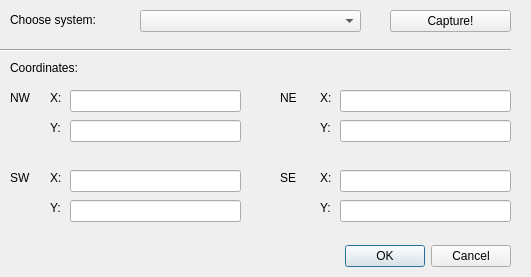
<?xml version="1.0" encoding="UTF-8"?>
<ui version="4.0">
 <class>Map_Corners_CoordinatesDialogBase</class>
 <widget class="QDialog" name="Map_Corners_CoordinatesDialogBase">
  <property name="geometry">
   <rect>
    <x>0</x>
    <y>0</y>
    <width>531</width>
    <height>277</height>
   </rect>
  </property>
  <property name="windowTitle">
   <string>Map_Corners_Coordinates</string>
  </property>
  <widget class="QDialogButtonBox" name="button_box">
   <property name="geometry">
    <rect>
     <x>170</x>
     <y>240</y>
     <width>341</width>
     <height>32</height>
    </rect>
   </property>
   <property name="orientation">
    <enum>Qt::Horizontal</enum>
   </property>
   <property name="standardButtons">
    <set>QDialogButtonBox::Cancel|QDialogButtonBox::Ok</set>
   </property>
  </widget>
  <widget class="QComboBox" name="system_box">
   <property name="geometry">
    <rect>
     <x>140</x>
     <y>10</y>
     <width>221</width>
     <height>22</height>
    </rect>
   </property>
  </widget>
  <widget class="QLabel" name="label">
   <property name="geometry">
    <rect>
     <x>10</x>
     <y>10</y>
     <width>111</width>
     <height>20</height>
    </rect>
   </property>
   <property name="text">
    <string>Choose system:</string>
   </property>
  </widget>
  <widget class="QLineEdit" name="coor_NWX">
   <property name="geometry">
    <rect>
     <x>70</x>
     <y>90</y>
     <width>171</width>
     <height>22</height>
    </rect>
   </property>
  </widget>
  <widget class="QLineEdit" name="coor_NEY">
   <property name="geometry">
    <rect>
     <x>340</x>
     <y>120</y>
     <width>171</width>
     <height>22</height>
    </rect>
   </property>
  </widget>
  <widget class="QLineEdit" name="coor_NWY">
   <property name="geometry">
    <rect>
     <x>70</x>
     <y>120</y>
     <width>171</width>
     <height>22</height>
    </rect>
   </property>
  </widget>
  <widget class="QLineEdit" name="coor_NEX">
   <property name="geometry">
    <rect>
     <x>340</x>
     <y>90</y>
     <width>171</width>
     <height>22</height>
    </rect>
   </property>
  </widget>
  <widget class="QLabel" name="label_2">
   <property name="geometry">
    <rect>
     <x>10</x>
     <y>60</y>
     <width>91</width>
     <height>16</height>
    </rect>
   </property>
   <property name="text">
    <string>Coordinates:</string>
   </property>
  </widget>
  <widget class="Line" name="line">
   <property name="geometry">
    <rect>
     <x>0</x>
     <y>40</y>
     <width>511</width>
     <height>20</height>
    </rect>
   </property>
   <property name="orientation">
    <enum>Qt::Horizontal</enum>
   </property>
  </widget>
  <widget class="QPushButton" name="pushButton">
   <property name="geometry">
    <rect>
     <x>390</x>
     <y>10</y>
     <width>121</width>
     <height>22</height>
    </rect>
   </property>
   <property name="text">
    <string>Capture!</string>
   </property>
  </widget>
  <widget class="QLabel" name="label_3">
   <property name="geometry">
    <rect>
     <x>10</x>
     <y>90</y>
     <width>51</width>
     <height>16</height>
    </rect>
   </property>
   <property name="text">
    <string>NW</string>
   </property>
  </widget>
  <widget class="QLabel" name="label_4">
   <property name="geometry">
    <rect>
     <x>50</x>
     <y>90</y>
     <width>21</width>
     <height>16</height>
    </rect>
   </property>
   <property name="text">
    <string>X:</string>
   </property>
  </widget>
  <widget class="QLabel" name="label_5">
   <property name="geometry">
    <rect>
     <x>50</x>
     <y>120</y>
     <width>16</width>
     <height>16</height>
    </rect>
   </property>
   <property name="text">
    <string>Y:</string>
   </property>
  </widget>
  <widget class="QLabel" name="label_6">
   <property name="geometry">
    <rect>
     <x>280</x>
     <y>90</y>
     <width>41</width>
     <height>16</height>
    </rect>
   </property>
   <property name="text">
    <string>NE</string>
   </property>
  </widget>
  <widget class="QLabel" name="label_7">
   <property name="geometry">
    <rect>
     <x>320</x>
     <y>90</y>
     <width>21</width>
     <height>16</height>
    </rect>
   </property>
   <property name="text">
    <string>X:</string>
   </property>
  </widget>
  <widget class="QLabel" name="label_8">
   <property name="geometry">
    <rect>
     <x>320</x>
     <y>120</y>
     <width>16</width>
     <height>16</height>
    </rect>
   </property>
   <property name="text">
    <string>Y:</string>
   </property>
  </widget>
  <widget class="QLabel" name="label_9">
   <property name="geometry">
    <rect>
     <x>10</x>
     <y>170</y>
     <width>41</width>
     <height>16</height>
    </rect>
   </property>
   <property name="text">
    <string>SW</string>
   </property>
  </widget>
  <widget class="QLabel" name="label_10">
   <property name="geometry">
    <rect>
     <x>50</x>
     <y>170</y>
     <width>16</width>
     <height>16</height>
    </rect>
   </property>
   <property name="text">
    <string>X:</string>
   </property>
  </widget>
  <widget class="QLabel" name="label_11">
   <property name="geometry">
    <rect>
     <x>50</x>
     <y>200</y>
     <width>16</width>
     <height>16</height>
    </rect>
   </property>
   <property name="text">
    <string>Y:</string>
   </property>
  </widget>
  <widget class="QLabel" name="label_12">
   <property name="geometry">
    <rect>
     <x>320</x>
     <y>200</y>
     <width>16</width>
     <height>16</height>
    </rect>
   </property>
   <property name="text">
    <string>Y:</string>
   </property>
  </widget>
  <widget class="QLabel" name="label_13">
   <property name="geometry">
    <rect>
     <x>280</x>
     <y>170</y>
     <width>31</width>
     <height>16</height>
    </rect>
   </property>
   <property name="text">
    <string>SE</string>
   </property>
  </widget>
  <widget class="QLabel" name="label_14">
   <property name="geometry">
    <rect>
     <x>320</x>
     <y>170</y>
     <width>21</width>
     <height>16</height>
    </rect>
   </property>
   <property name="text">
    <string>X:</string>
   </property>
  </widget>
  <widget class="QLineEdit" name="coor_SWX">
   <property name="geometry">
    <rect>
     <x>70</x>
     <y>170</y>
     <width>171</width>
     <height>22</height>
    </rect>
   </property>
  </widget>
  <widget class="QLineEdit" name="coor_SWY">
   <property name="geometry">
    <rect>
     <x>70</x>
     <y>200</y>
     <width>171</width>
     <height>22</height>
    </rect>
   </property>
  </widget>
  <widget class="QLineEdit" name="coor_SEX">
   <property name="geometry">
    <rect>
     <x>340</x>
     <y>170</y>
     <width>171</width>
     <height>22</height>
    </rect>
   </property>
  </widget>
  <widget class="QLineEdit" name="coor_SEY">
   <property name="geometry">
    <rect>
     <x>340</x>
     <y>200</y>
     <width>171</width>
     <height>22</height>
    </rect>
   </property>
  </widget>
 </widget>
 <resources/>
 <connections>
  <connection>
   <sender>button_box</sender>
   <signal>accepted()</signal>
   <receiver>Map_Corners_CoordinatesDialogBase</receiver>
   <slot>accept()</slot>
   <hints>
    <hint type="sourcelabel">
     <x>20</x>
     <y>20</y>
    </hint>
    <hint type="destinationlabel">
     <x>20</x>
     <y>20</y>
    </hint>
   </hints>
  </connection>
  <connection>
   <sender>button_box</sender>
   <signal>rejected()</signal>
   <receiver>Map_Corners_CoordinatesDialogBase</receiver>
   <slot>reject()</slot>
   <hints>
    <hint type="sourcelabel">
     <x>20</x>
     <y>20</y>
    </hint>
    <hint type="destinationlabel">
     <x>20</x>
     <y>20</y>
    </hint>
   </hints>
  </connection>
 </connections>
</ui>
